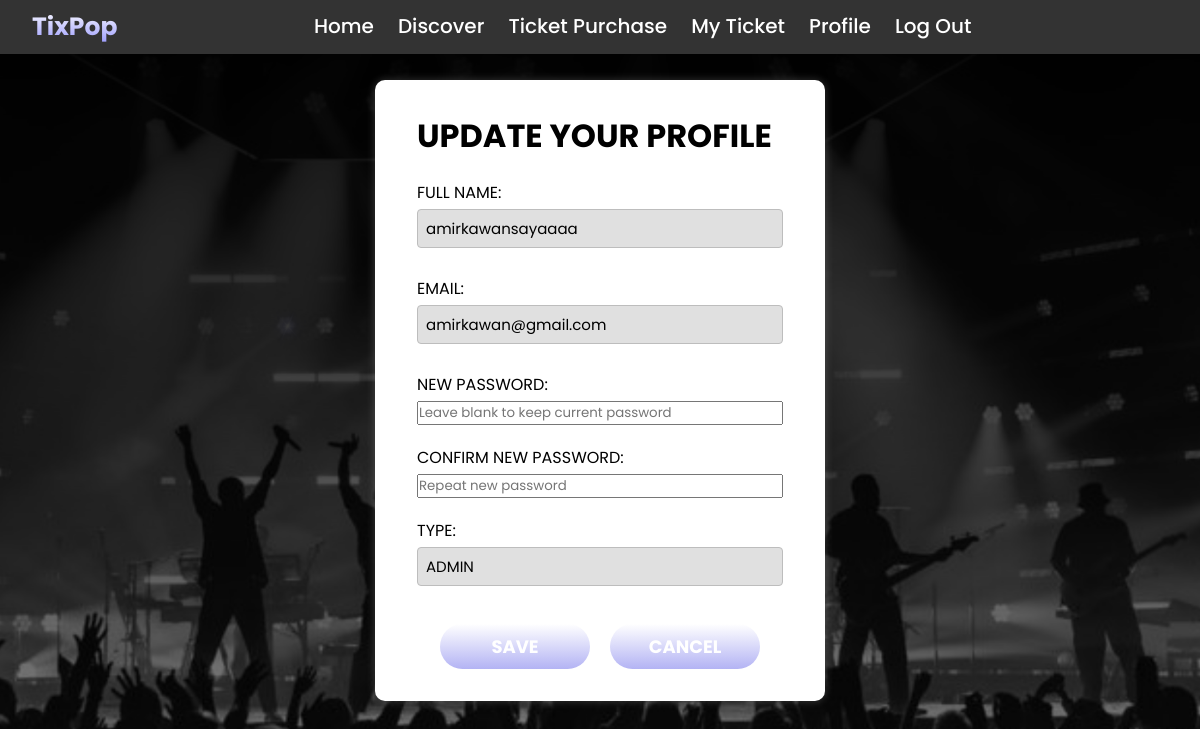
/profileUpdate.php (signed in), run on the app's committed database.
### tables this page shows
CREATE TABLE `users` (
  `User_ID` int(10) UNSIGNED NOT NULL,
  `Full_name` varchar(255) NOT NULL,
  `Email` varchar(255) NOT NULL,
  `Password` varchar(255) NOT NULL,
  `User_type` enum('user','admin') NOT NULL DEFAULT 'user',
  `created_at` timestamp NOT NULL DEFAULT current_timestamp()
);

### profileUpdate.php (the view, shortened to what this page needs)
<!DOCTYPE html>
<html lang="en">
  <head>
    <link rel="stylesheet" href="style.css" />
    <link
      href="https://unpkg.com/boxicons@2.1.4/css/boxicons.min.css"
      rel="stylesheet"
    />
  </head>
  <body class="home-page">
    <?php
    require_once __DIR__ . '/db.php';
  $user = ['User_ID' => '', 'Full_name' => '', 'Email' => '', 'User_type' => 'user'];
  if (!empty($_SESSION['user_id'])) {
    $stmt = $pdo->prepare('SELECT User_ID, Full_name, Email, User_type FROM users WHERE User_ID = ?');
    $stmt->execute([(int)$_SESSION['user_id']]);
    $row = $stmt->fetch();
    if ($row) {
      $user = $row;
    }
  }
    ?>
    <nav class="navbar">
      <div class="logo">TixPop</div>
      <div class="nav-links">
        <a href="home.php">Home</a>
        <a href="discover.php">Discover</a>
        <a href="ticketpurchase.php">Ticket Purchase</a>
        <a href="viewTicket.php">My Ticket</a>
  <a href="profile.php">Profile</a>
  <a href="logout.php">Log Out</a>
      </div>
    </nav>
    <div class="updateprofile">
      <form action="profileUpdate.php" method="post">
        <h1>UPDATE YOUR PROFILE</h1>
        <label>FULL NAME: </label>
  <input type="text" name="full_name" value="<?= htmlspecialchars($user['Full_name'] ?? '') ?>" required />
  <label>EMAIL: </label>
  <input type="email" name="email" value="<?= htmlspecialchars($user['Email'] ?? '') ?>" required />
        <label>NEW PASSWORD: </label>
        <input type="password" name="password" placeholder="Leave blank to keep current password" />
        <label>CONFIRM NEW PASSWORD: </label>
        <input type="password" name="confirm_password" placeholder="Repeat new password" />
        <label>TYPE:</label>
        <input type="text" value="<?= strtoupper(htmlspecialchars($user['User_type'] ?? 'user')) ?>" readonly/>
        <div class="btn-container">
          <button class="pro-btn" type="submit">SAVE</button>
          <a href="profile.php">
            <button class="pro-btn" type="submit">CANCEL</button>
          </a>
        </div>
      </form>
    </div>
  </body>
</html>

### style.css (style rules this page uses)
* { margin: 0; padding: 0; box-sizing: border-box; font-family: "Poppins"; }
.home-page { display: flex; flex-direction: column; justify-content: flex-start; align-items: center; min-height: 100vh; background: url(image/bg2.png); background-size: cover; background-position: center; padding-top: 80px; }
.navbar { position: fixed; top: 0; width: 100%; display: flex; align-items: center; background-color: #333; padding: 0.5rem 2rem; z-index: 1000; }
.nav-links { display: flex; gap: 1.5rem; margin: auto; }
.nav-links a { font-size: 20px; color: white; font-weight: 500; transition: 0.3s ease-in-out; border-bottom: 3px solid transparent; text-decoration: none; }
.logo { left: 1rem; font-size: 25px; margin-right: 0; font-weight: bold; background-image: linear-gradient(white, rgb(148, 148, 254)); color: transparent; background-clip: text; }
a { text-decoration: none; }
.btn-container { display: flex; justify-content: center; gap: 20px; }
label { display: inline-block; margin-bottom: 4px; }
.updateprofile { width: 90%; max-width: 450px; background: white; border: 2px solid rgba(255, 255, 255, 0.2); backdrop-filter: blur(20px); box-shadow: 0 0 10px rgba(255, 255, 255, 0.2); color: black; border-radius: 10px; padding: 30px 40px; box-sizing: border-box; }
.updateprofile form { display: flex; flex-direction: column; }
.updateprofile label { margin-top: 20px; margin-bottom: 4px; font-size: 16px; }
.updateprofile input[type="text"], .updateprofile input[type="email"] { width: 100%; padding: 7px 8px; border-radius: 4px; border: 1px solid #bdbdbd; background: #e0e0e0; margin-bottom: 8px; font-size: 15px; box-sizing: border-box; }
.pro-btn { display: inline-block; width: 150px; margin-top: 10px; padding: 9px 0; background-image: linear-gradient(white, rgb(179, 179, 244)); color: #fff; font-size: 18px; border: none; border-radius: 40px; cursor: pointer; font-weight: bold; }
.btn-container { text-align: center; margin-top: 20px; }

### data on the page
users: full_name "amirkawansayaaaa", email "amirkawan@gmail.com", User_type "ADMIN"
